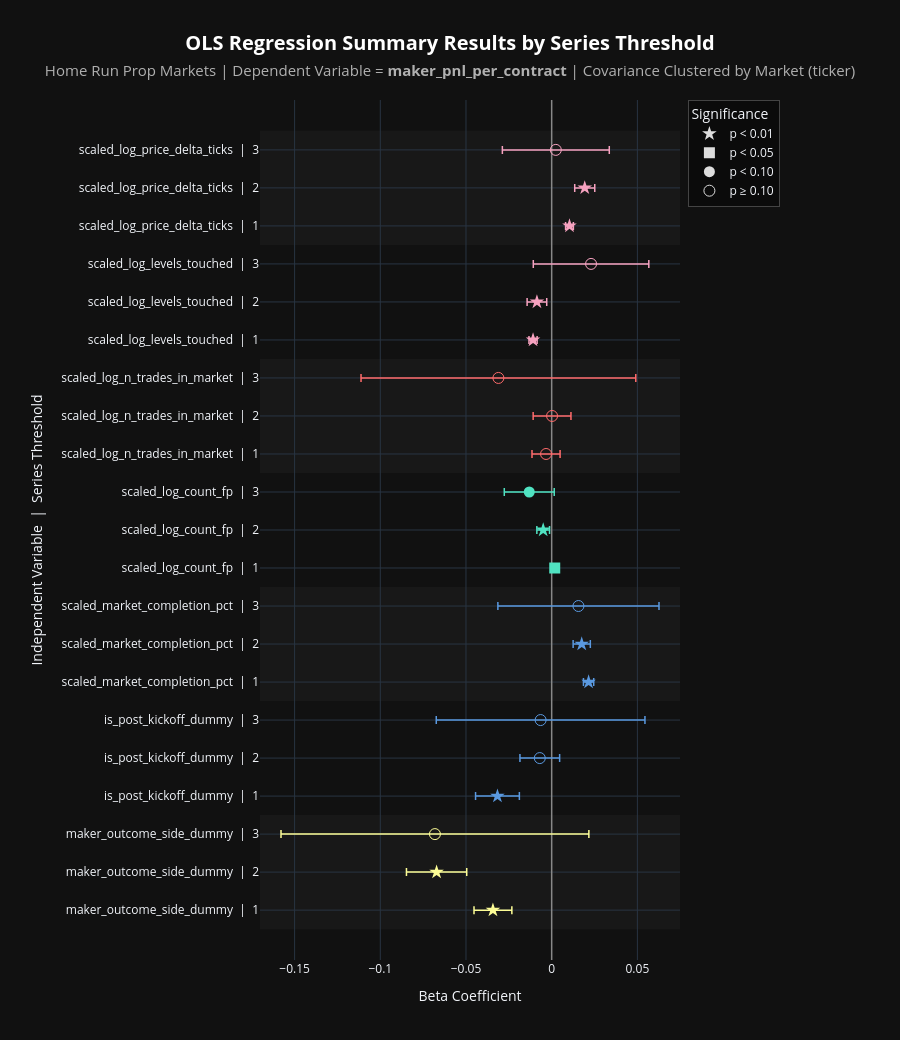

Notebook cell for this chart:
### Code cell
# Regression Analysis: Maker PnL
# Note, hover for regression details

graph_regression_by_threshold(
    df          = homeruns_df,        # Consider all Series thresholds
    side        = 'maker',
    graph_title = 'Home Run',
)

### Figure 1 — Plotly figure (JSON) as saved in the notebook; plotly's stock layout.template omitted (floating-point values rounded to 4 significant figures)
{"data": [{"customdata": [[3.123e-19, 0.001159, 8.964, 6.065e-28, 0.000948, 10.96, 1.222, 0.008117, 0.01266, "scaled_log_price_delta_ticks", 1040336, "1"], [9.819e-11, 0.002981, 6.47, 1.398e-25, 0.001844, 10.46, 1.616, 0.01344, 0.02513, "scaled_log_price_delta_ticks", 77106, "2"], [0.8789, 0.01586, 0.1523, 0.799, 0.009484, 0.2547, 1.672, -0.02878, 0.03361, "scaled_log_price_delta_ticks", 2490, "3"]], "error_x": {"array": [0.002272, 0.005843, 0.03119], "arrayminus": [0.002272, 0.005843, 0.03119], "color": "#F7A2C0", "symmetric": false, "thickness": 1.5, "type": "data", "width": 4}, "hovertemplate": "<b>Independent Variable:</b> %{customdata[9]}<br><b>Series Threshold:</b> %{customdata[11]}<br><b>N trades:</b> %{customdata[10]:,}<br><b>Beta:</b> %{x:.4f}<br><b>95% CI:</b> [%{customdata[7]:.4f}, %{customdata[8]:.4f}]<br><br><b>Clustered (by ticker):</b><br>p-value: %{customdata[0]:.4f}<br>Std Error: %{customdata[1]:.4f}<br>t-statistic: %{customdata[2]:.2f}<br><br><b>Naive (non-clustered):</b><br>p-value: %{customdata[3]:.4f}<br>Std Error: %{customdata[4]:.4f}<br>t-statistic: %{customdata[5]:.2f}<br><br><b>SE inflation (clustered / naive):</b> %{customdata[6]:.2f}x<extra></extra>", "marker": {"color": "#F7A2C0", "size": 11, "symbol": ["star", "star", "circle-open"]}, "mode": "markers", "name": "scaled_log_price_delta_ticks", "showlegend": false, "type": "scatter", "x": [0.01039, 0.01928, 0.002415], "y": ["scaled_log_price_delta_ticks  |  1", "scaled_log_price_delta_ticks  |  2", "scaled_log_price_delta_ticks  |  3"]}, {"customdata": [[2.839e-19, 0.001211, -8.975, 6.079e-30, 0.0009563, -11.37, 1.267, -0.01325, -0.008497, "scaled_log_levels_touched", 1040336, "1"], [0.003178, 0.00292, -2.95, 3.299e-06, 0.001852, -4.652, 1.577, -0.01434, -0.00289, "scaled_log_levels_touched", 77106, "2"], [0.1799, 0.01713, 1.341, 0.01554, 0.009488, 2.421, 1.806, -0.01073, 0.05668, "scaled_log_levels_touched", 2490, "3"]], "error_x": {"array": [0.002374, 0.005723, 0.0337], "arrayminus": [0.002374, 0.005723, 0.0337], "color": "#F7A2C0", "symmetric": false, "thickness": 1.5, "type": "data", "width": 4}, "hovertemplate": "<b>Independent Variable:</b> %{customdata[9]}<br><b>Series Threshold:</b> %{customdata[11]}<br><b>N trades:</b> %{customdata[10]:,}<br><b>Beta:</b> %{x:.4f}<br><b>95% CI:</b> [%{customdata[7]:.4f}, %{customdata[8]:.4f}]<br><br><b>Clustered (by ticker):</b><br>p-value: %{customdata[0]:.4f}<br>Std Error: %{customdata[1]:.4f}<br>t-statistic: %{customdata[2]:.2f}<br><br><b>Naive (non-clustered):</b><br>p-value: %{customdata[3]:.4f}<br>Std Error: %{customdata[4]:.4f}<br>t-statistic: %{customdata[5]:.2f}<br><br><b>SE inflation (clustered / naive):</b> %{customdata[6]:.2f}x<extra></extra>", "marker": {"color": "#F7A2C0", "size": 11, "symbol": ["star", "star", "circle-open"]}, "mode": "markers", "name": "scaled_log_levels_touched", "showlegend": false, "type": "scatter", "x": [-0.01087, -0.008614, 0.02297], "y": ["scaled_log_levels_touched  |  1", "scaled_log_levels_touched  |  2", "scaled_log_levels_touched  |  3"]}, {"customdata": [[0.4317, 0.004181, -0.7864, 2.502e-21, 0.0003468, -9.482, 12.06, -0.01148, 0.004908, "scaled_log_n_trades_in_market", 1040336, "1"], [0.9689, 0.005627, 0.03901, 0.7496, 0.0006879, 0.3191, 8.181, -0.01081, 0.01125, "scaled_log_n_trades_in_market", 77106, "2"], [0.4454, 0.04074, -0.7631, 4.116e-16, 0.003796, -8.19, 10.73, -0.1112, 0.04906, "scaled_log_n_trades_in_market", 2490, "3"]], "error_x": {"array": [0.008196, 0.01103, 0.08015], "arrayminus": [0.008196, 0.01103, 0.08015], "color": "#FF6B6B", "symmetric": false, "thickness": 1.5, "type": "data", "width": 4}, "hovertemplate": "<b>Independent Variable:</b> %{customdata[9]}<br><b>Series Threshold:</b> %{customdata[11]}<br><b>N trades:</b> %{customdata[10]:,}<br><b>Beta:</b> %{x:.4f}<br><b>95% CI:</b> [%{customdata[7]:.4f}, %{customdata[8]:.4f}]<br><br><b>Clustered (by ticker):</b><br>p-value: %{customdata[0]:.4f}<br>Std Error: %{customdata[1]:.4f}<br>t-statistic: %{customdata[2]:.2f}<br><br><b>Naive (non-clustered):</b><br>p-value: %{customdata[3]:.4f}<br>Std Error: %{customdata[4]:.4f}<br>t-statistic: %{customdata[5]:.2f}<br><br><b>SE inflation (clustered / naive):</b> %{customdata[6]:.2f}x<extra></extra>", "marker": {"color": "#FF6B6B", "size": 11, "symbol": ["circle-open", "circle-open", "circle-open"]}, "mode": "markers", "name": "scaled_log_n_trades_in_market", "showlegend": false, "type": "scatter", "x": [-0.003288, 0.0002195, -0.03109], "y": ["scaled_log_n_trades_in_market  |  1", "scaled_log_n_trades_in_market  |  2", "scaled_log_n_trades_in_market  |  3"]}, {"customdata": [[0.04039, 0.0008699, 2.05, 1.755e-07, 0.0003413, 5.224, 2.548, 7.802e-05, 0.003488, "scaled_log_count_fp", 1040336, "1"], [0.008791, 0.00189, -2.62, 6.069e-13, 0.0006877, -7.2, 2.748, -0.008656, -0.001247, "scaled_log_count_fp", 77106, "2"], [0.07725, 0.007408, -1.767, 0.0009527, 0.003956, -3.308, 1.872, -0.02766, 0.001484, "scaled_log_count_fp", 2490, "3"]], "error_x": {"array": [0.001705, 0.003704, 0.01457], "arrayminus": [0.001705, 0.003704, 0.01457], "color": "#50E3C2", "symmetric": false, "thickness": 1.5, "type": "data", "width": 4}, "hovertemplate": "<b>Independent Variable:</b> %{customdata[9]}<br><b>Series Threshold:</b> %{customdata[11]}<br><b>N trades:</b> %{customdata[10]:,}<br><b>Beta:</b> %{x:.4f}<br><b>95% CI:</b> [%{customdata[7]:.4f}, %{customdata[8]:.4f}]<br><br><b>Clustered (by ticker):</b><br>p-value: %{customdata[0]:.4f}<br>Std Error: %{customdata[1]:.4f}<br>t-statistic: %{customdata[2]:.2f}<br><br><b>Naive (non-clustered):</b><br>p-value: %{customdata[3]:.4f}<br>Std Error: %{customdata[4]:.4f}<br>t-statistic: %{customdata[5]:.2f}<br><br><b>SE inflation (clustered / naive):</b> %{customdata[6]:.2f}x<extra></extra>", "marker": {"color": "#50E3C2", "size": 11, "symbol": ["square", "star", "circle"]}, "mode": "markers", "name": "scaled_log_count_fp", "showlegend": false, "type": "scatter", "x": [0.001783, -0.004952, -0.01309], "y": ["scaled_log_count_fp  |  1", "scaled_log_count_fp  |  2", "scaled_log_count_fp  |  3"]}, {"customdata": [[3.39e-45, 0.001527, 14.11, 0, 0.0003967, 54.28, 3.848, 0.01854, 0.02453, "scaled_market_completion_pct", 1040336, "1"], [7.412e-12, 0.002559, 6.849, 1.053e-118, 0.0007554, 23.2, 3.388, 0.01251, 0.02254, "scaled_market_completion_pct", 77106, "2"], [0.5135, 0.02389, 0.6534, 0.0001637, 0.004136, 3.775, 5.778, -0.03139, 0.06262, "scaled_market_completion_pct", 2490, "3"]], "error_x": {"array": [0.002992, 0.005016, 0.04701], "arrayminus": [0.002992, 0.005016, 0.04701], "color": "#5A99E0", "symmetric": false, "thickness": 1.5, "type": "data", "width": 4}, "hovertemplate": "<b>Independent Variable:</b> %{customdata[9]}<br><b>Series Threshold:</b> %{customdata[11]}<br><b>N trades:</b> %{customdata[10]:,}<br><b>Beta:</b> %{x:.4f}<br><b>95% CI:</b> [%{customdata[7]:.4f}, %{customdata[8]:.4f}]<br><br><b>Clustered (by ticker):</b><br>p-value: %{customdata[0]:.4f}<br>Std Error: %{customdata[1]:.4f}<br>t-statistic: %{customdata[2]:.2f}<br><br><b>Naive (non-clustered):</b><br>p-value: %{customdata[3]:.4f}<br>Std Error: %{customdata[4]:.4f}<br>t-statistic: %{customdata[5]:.2f}<br><br><b>SE inflation (clustered / naive):</b> %{customdata[6]:.2f}x<extra></extra>", "marker": {"color": "#5A99E0", "size": 11, "symbol": ["star", "star", "circle-open"]}, "mode": "markers", "name": "scaled_market_completion_pct", "showlegend": false, "type": "scatter", "x": [0.02154, 0.01753, 0.01561], "y": ["scaled_market_completion_pct  |  1", "scaled_market_completion_pct  |  2", "scaled_market_completion_pct  |  3"]}, {"customdata": [[1.225e-06, 0.00652, -4.852, 2.172e-163, 0.001161, -27.25, 5.616, -0.04442, -0.01885, "is_post_kickoff_dummy", 1040336, "1"], [0.2402, 0.005906, -1.175, 0.0003184, 0.001927, -3.6, 3.065, -0.01851, 0.00464, "is_post_kickoff_dummy", 77106, "2"], [0.8346, 0.03095, -0.2088, 0.5015, 0.009615, -0.6722, 3.219, -0.06735, 0.05442, "is_post_kickoff_dummy", 2490, "3"]], "error_x": {"array": [0.01278, 0.01158, 0.06088], "arrayminus": [0.01278, 0.01158, 0.06088], "color": "#5A99E0", "symmetric": false, "thickness": 1.5, "type": "data", "width": 4}, "hovertemplate": "<b>Independent Variable:</b> %{customdata[9]}<br><b>Series Threshold:</b> %{customdata[11]}<br><b>N trades:</b> %{customdata[10]:,}<br><b>Beta:</b> %{x:.4f}<br><b>95% CI:</b> [%{customdata[7]:.4f}, %{customdata[8]:.4f}]<br><br><b>Clustered (by ticker):</b><br>p-value: %{customdata[0]:.4f}<br>Std Error: %{customdata[1]:.4f}<br>t-statistic: %{customdata[2]:.2f}<br><br><b>Naive (non-clustered):</b><br>p-value: %{customdata[3]:.4f}<br>Std Error: %{customdata[4]:.4f}<br>t-statistic: %{customdata[5]:.2f}<br><br><b>SE inflation (clustered / naive):</b> %{customdata[6]:.2f}x<extra></extra>", "marker": {"color": "#5A99E0", "size": 11, "symbol": ["star", "circle-open", "circle-open"]}, "mode": "markers", "name": "is_post_kickoff_dummy", "showlegend": false, "type": "scatter", "x": [-0.03163, -0.006937, -0.006462], "y": ["is_post_kickoff_dummy  |  1", "is_post_kickoff_dummy  |  2", "is_post_kickoff_dummy  |  3"]}, {"customdata": [[1.163e-09, 0.005633, -6.085, 2.142e-238, 0.001039, -32.98, 5.42, -0.04532, -0.02324, "maker_outcome_side_dummy", 1040336, "1"], [7.043e-14, 0.008969, -7.487, 4.143e-212, 0.002154, -31.18, 4.165, -0.08474, -0.04957, "maker_outcome_side_dummy", 77106, "2"], [0.1357, 0.04566, -1.492, 3.099e-10, 0.01078, -6.32, 4.236, -0.1579, 0.0217, "maker_outcome_side_dummy", 2490, "3"]], "error_x": {"array": [0.01104, 0.01758, 0.08982], "arrayminus": [0.01104, 0.01758, 0.08982], "color": "#FDFD96", "symmetric": false, "thickness": 1.5, "type": "data", "width": 4}, "hovertemplate": "<b>Independent Variable:</b> %{customdata[9]}<br><b>Series Threshold:</b> %{customdata[11]}<br><b>N trades:</b> %{customdata[10]:,}<br><b>Beta:</b> %{x:.4f}<br><b>95% CI:</b> [%{customdata[7]:.4f}, %{customdata[8]:.4f}]<br><br><b>Clustered (by ticker):</b><br>p-value: %{customdata[0]:.4f}<br>Std Error: %{customdata[1]:.4f}<br>t-statistic: %{customdata[2]:.2f}<br><br><b>Naive (non-clustered):</b><br>p-value: %{customdata[3]:.4f}<br>Std Error: %{customdata[4]:.4f}<br>t-statistic: %{customdata[5]:.2f}<br><br><b>SE inflation (clustered / naive):</b> %{customdata[6]:.2f}x<extra></extra>", "marker": {"color": "#FDFD96", "size": 11, "symbol": ["star", "star", "circle-open"]}, "mode": "markers", "name": "maker_outcome_side_dummy", "showlegend": false, "type": "scatter", "x": [-0.03428, -0.06715, -0.06812], "y": ["maker_outcome_side_dummy  |  1", "maker_outcome_side_dummy  |  2", "maker_outcome_side_dummy  |  3"]}, {"hoverinfo": "skip", "marker": {"color": "#dddddd", "size": 11, "symbol": "star"}, "mode": "markers", "name": "p < 0.01", "showlegend": true, "type": "scatter", "x": [null], "y": [null]}, {"hoverinfo": "skip", "marker": {"color": "#dddddd", "size": 11, "symbol": "square"}, "mode": "markers", "name": "p < 0.05", "showlegend": true, "type": "scatter", "x": [null], "y": [null]}, {"hoverinfo": "skip", "marker": {"color": "#dddddd", "size": 11, "symbol": "circle"}, "mode": "markers", "name": "p < 0.10", "showlegend": true, "type": "scatter", "x": [null], "y": [null]}, {"hoverinfo": "skip", "marker": {"color": "#dddddd", "size": 11, "symbol": "circle-open"}, "mode": "markers", "name": "p ≥ 0.10", "showlegend": true, "type": "scatter", "x": [null], "y": [null]}], "layout": {"height": 1040, "legend": {"bgcolor": "rgba(0,0,0,0.35)", "bordercolor": "#444444", "borderwidth": 1, "title": {"text": "Significance"}, "x": 1.02, "xanchor": "left", "y": 1, "yanchor": "top"}, "margin": {"l": 260, "r": 220}, "paper_bgcolor": "#111111", "plot_bgcolor": "#111111", "shapes": [{"fillcolor": "rgba(255,255,255,0.03)", "layer": "below", "line": {"width": 0}, "type": "rect", "x0": 0, "x1": 1, "xref": "paper", "y0": -0.5, "y1": 2.5, "yref": "y"}, {"fillcolor": "rgba(255,255,255,0.03)", "layer": "below", "line": {"width": 0}, "type": "rect", "x0": 0, "x1": 1, "xref": "paper", "y0": 5.5, "y1": 8.5, "yref": "y"}, {"fillcolor": "rgba(255,255,255,0.03)", "layer": "below", "line": {"width": 0}, "type": "rect", "x0": 0, "x1": 1, "xref": "paper", "y0": 11.5, "y1": 14.5, "yref": "y"}, {"fillcolor": "rgba(255,255,255,0.03)", "layer": "below", "line": {"width": 0}, "type": "rect", "x0": 0, "x1": 1, "xref": "paper", "y0": 17.5, "y1": 20.5, "yref": "y"}], "title": {"font": {"color": "#ffffff", "size": 20}, "text": "<b>OLS Regression Summary Results by Series Threshold</b><br><span style='font-size: 15px; color: #b0b0b0;'>Home Run Prop Markets | Dependent Variable = <b>maker_pnl_per_contract</b> | Covariance Clustered by Market (ticker)</span>", "x": 0.5, "xanchor": "center"}, "xaxis": {"title": {"text": "Beta Coefficient"}, "zeroline": true, "zerolinecolor": "#888888", "zerolinewidth": 1.5}, "yaxis": {"categoryarray": ["maker_outcome_side_dummy  |  1", "maker_outcome_side_dummy  |  2", "maker_outcome_side_dummy  |  3", "is_post_kickoff_dummy  |  1", "is_post_kickoff_dummy  |  2", "is_post_kickoff_dummy  |  3", "scaled_market_completion_pct  |  1", "scaled_market_completion_pct  |  2", "scaled_market_completion_pct  |  3", "scaled_log_count_fp  |  1", "scaled_log_count_fp  |  2", "scaled_log_count_fp  |  3", "scaled_log_n_trades_in_market  |  1", "scaled_log_n_trades_in_market  |  2", "scaled_log_n_trades_in_market  |  3", "scaled_log_levels_touched  |  1", "scaled_log_levels_touched  |  2", "scaled_log_levels_touched  |  3", "scaled_log_price_delta_ticks  |  1", "scaled_log_price_delta_ticks  |  2", "scaled_log_price_delta_ticks  |  3"], "categoryorder": "array", "title": {"text": "Independent Variable  |  Series Threshold"}, "type": "category"}}}
